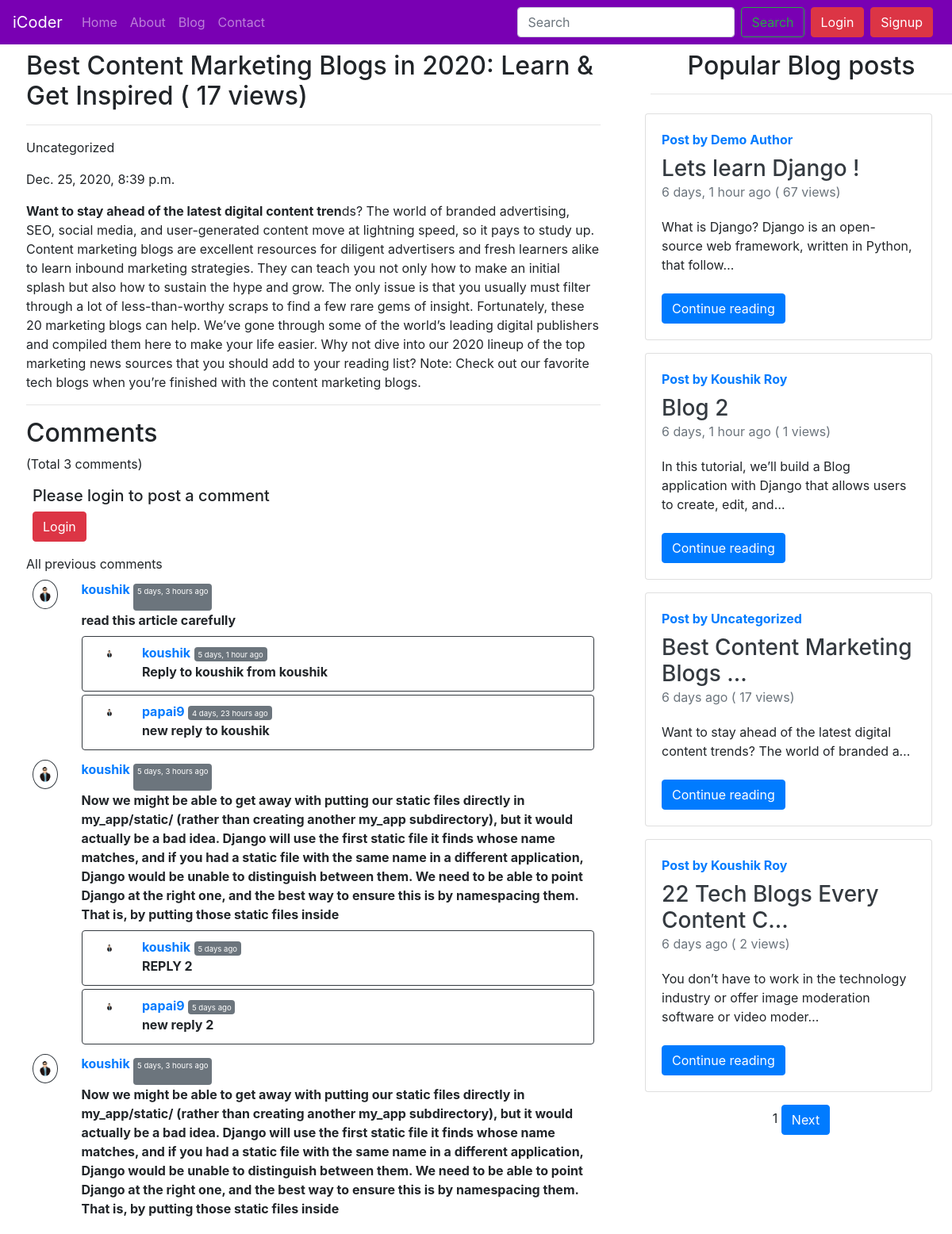
The app's page /blog/Best Content Marketing with its own data.
### blog/models.py (models this page shows, shortened)
class Post(models.Model):
    sno = models.AutoField(primary_key=True)
    title = models.CharField(max_length=100)
    author = models.CharField(max_length=100)
    views= models.IntegerField(default=0)
    slug = models.CharField(max_length=150)
    content = models.TextField()
    image = models.ImageField(upload_to = "blog/images", default='')
    timeStamp = models.DateTimeField(blank=True)

class BlogComment(models.Model):
    sno = models.AutoField(primary_key=True)
    comment = models.TextField()
    user = models.ForeignKey(User, on_delete=models.CASCADE)
    post = models.ForeignKey(Post, on_delete=models.CASCADE)
    parent = models.ForeignKey('self', on_delete=models.CASCADE, null=True)
    timestamp = models.DateTimeField(default=now)

### blog/views.py (the view)
# urls.py: path('<str:slug>', views.blogPost, name="blogPost"),
def blogPost(request, slug):
    allPost = Post.objects.all().order_by('sno')
    paginator = Paginator(allPost, 4)
    page_no = request.GET.get('page')
    page_obj = paginator.get_page(page_no)
    post = Post.objects.filter(slug=slug).first()
    post.views= post.views +1
    post.save()
    comments = BlogComment.objects.filter(post=post, parent = None)
    replies = BlogComment.objects.filter(post=post).exclude(parent = None)
    replyDict={}
    for reply in replies:
        if reply.parent.sno not in replyDict.keys():
            replyDict[reply.parent.sno] = [reply]
        else:
            replyDict[reply.parent.sno].append(reply)
    context={'post': post, 'allPost': allPost, 'comments':comments, 'user':request.user, 'replyDict':replyDict, 'page_obj':page_obj}
    return render(request, 'blog/blogPost.html', context)

### blog/templatetags/extras.py (called while the page is built)
@register.filter(name='get_val')
def get_val(dict, key):
    return dict.get(key)

### templates/blog/blogPost.html (shortened to what this page needs)
{% extends 'base.html' %}
{% block body %}
{% load humanize %}
{% load extras %}
<div class="container-flex">
    <div class="row">
        <div class="col-lg-8 px-5 py-2">
            <div class="blog-post">
                <h2 class="blog-post-title">{{post.title}}  (<span > {{post.views}} views</span>)</h2><hr>
                <p class="blog-post-meta">{{post.author}}</p>
                <p class="blog-post-meta">{{post.timeStamp}}</p>
                <p>{{post.content|safe}}</p>
                <hr>
            </div>
            <h2>Comments </h2>(Total {{comments.count}} comments)
            <div class="container p-2 my-2">
                {% if user.is_authenticated %}
                <form action="/blog/postComment" method="post">
                    {% csrf_token %}
                    <div class="form-group">
                        <label for="exampleInputEmail1">Write your comment here</label>
                        <input type="text" class="form-control" name="comment" id="comment"
                            placeholder="Type your comment here">
                    </div>
                    <input type="hidden" name="postSno" value="{{post.sno}}">
                    <input type="hidden" name="parentSno" value="">
                    <input type="Submit" class="btn btn-primary " value="Post">
                </form>
                {% else %}
                <h5>Please login to post a comment</h5>
    <button type="button" class="btn btn-danger mr-2" data-toggle="modal" data-target="#login">
      Login
    </button>
                {% endif %}
            </div>
            <label for="exampleInputEmail1">All previous comments</label>
            <div class="row px-2">
                {% for comment in comments %}
                <div class="col-md-1 col-1 mb-1">
                    <img class="w-100 p-2 rounded-circle border border-dark" src="/static/img/user.png" alt="">
                </div>
                <div class="col-md-11  mb-1">
                    <b class="text-primary"> {{comment.user}}</b> <span
                        class="badge badge-secondary"><small>{{comment.timestamp|naturaltime}} </small></p> </span>
                    <div> <strong> {{comment.comment}}</strong></div>
                    <div class="replies my-2  ">
                        {% for reply in replyDict|get_val:comment.sno %}
                        <div class="d-flex p-2 border border-dark rounded my-1">
                            <div class="col-md-1 col-1 ">
                                <img class="w-100 p-2 rounded-circle" src="/static/img/user.png" alt="">
                            </div>
                            <div class="col-md-11  mb-1">
                                <b class="text-primary"> {{reply.user}}</b> <span
                                    class="badge badge-secondary"><small>{{reply.timestamp|naturaltime}}</small></span>
                                <div> <strong> {{reply.comment}}</strong></div>
                            </div>
                            </div>
                        {% endfor %}
                    </div>
                </div>
                {% endfor %}
            </div>
        </div>
        <div class="col-lg-4">
            <h2 class="text-center mt-2">Popular Blog posts</h2>
            <hr>
            {% for post in page_obj %}
            <div class="col-lg-11 col-11 p-2">
                <div class="row justify-content-center">
                    <div class="card flex-md-row box-shadow h-md-250">
                        <div class="card-body d-flex flex-column align-items-start">
                            <strong class="d-inline-block mb-2 text-primary">Post by {{post.author}}</strong>
                            <h3 class="mb-0">
                                <a class="text-dark" href="/blog/{{post.slug}}">{{post.title|truncatechars:30}}</a>
                            </h3>
                            <div class="mb-1 text-muted">{{post.timeStamp|naturaltime}} (<span > {{post.views}} views</span>)</p></div>
                            <p class="card-text mb-auto"> <div class="preview">{{post.content|safe|truncatechars:100}}</div> </p>
                            <a class="btn btn-primary mt-2" href="/blog/{{post.slug}}" role="button">Continue
                                reading</a>
                        </div>
                    </div>
                </div>
            </div>
            {% endfor %}
                <div class="text-center mt-2">
                <span>
                <span>{{page_obj.number}}</span>
                {% if page_obj.has_next %}
                <a type="button" class="btn btn-primary" href="?page={{page_obj.next_page_number}}">Next</a>
                {% endif %}
                </span>
            </div>
        </div>
    </div>
</div>
{% endblock body %}

### records on screen
Post: title "Best Content Marketing Blogs in 2020: Learn & Get Inspired", views "17", author "Uncategorized", timeStamp "Dec. 25, 2020, 8:39 p.m.", content "Want to stay ahead of the latest digital content tren ds? The world of branded advertising, SEO, social media, and user-generated content move at lightning speed, so it pays to study up. Content marketing blogs are excellent resources for diligent advertisers and fresh learners alike to learn inbound marketing strategies. They can teach you not only how to make an initial splash but also how to sustain the hype and grow. The only issue is that you usually must filter through a lot of less-than-worthy scraps to find a few rare gems of insight. Fortunately, these 20 marketing blogs can help. We’ve gone through some of the world’s leading digital publishers and compiled them here to make your…", title "Best Content Marketing Blogs …", timeStamp "6 days ago"
BlogComment: user "koushik", timestamp "5 days, 3 hours ago", comment "read this article carefully"
BlogComment: user "koushik", timestamp "5 days, 1 hour ago", comment "Reply to koushik from koushik"
BlogComment: user "papai9", timestamp "4 days, 23 hours ago", comment "new reply to koushik"
BlogComment: user "koushik", timestamp "5 days, 3 hours ago", comment "Now we might be able to get away with putting our static files directly in my_app/static/ (rather than creating another my_app subdirectory), but it would actually be a bad idea. Django will use the first static file it finds whose name matches, and if you had a static file with the same name in a different application, Django would be unable to distinguish between them. We need to be able to point Django at the right one, and the best way to ensure this is by namespacing them. That is, by putting those static files inside"
BlogComment: user "koushik", timestamp "5 days ago", comment "REPLY 2"
BlogComment: user "papai9", timestamp "5 days ago", comment "new reply 2"
BlogComment: user "koushik", timestamp "5 days, 3 hours ago", comment "Now we might be able to get away with putting our static files directly in my_app/static/ (rather than creating another my_app subdirectory), but it would actually be a bad idea. Django will use the first static file it finds whose name matches, and if you had a static file with the same name in a different application, Django would be unable to distinguish between them. We need to be able to point Django at the right one, and the best way to ensure this is by namespacing them. That is, by putting those static files inside"
Post: author "Demo Author", title "Lets learn Django !", timeStamp "6 days, 1 hour ago", views "67"
Post: author "Koushik Roy", title "Blog 2", timeStamp "6 days, 1 hour ago", views "1"
Post: author "Koushik Roy", title "22 Tech Blogs Every Content C…", timeStamp "6 days ago", views "2"

### other values on screen
{{ comments.count }} "3"
{{ page_obj.number }} "1"
